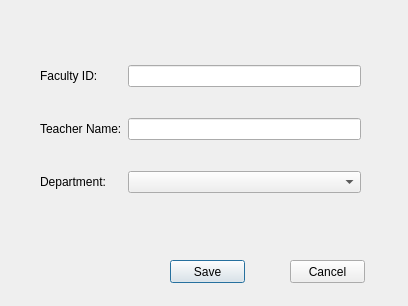
<?xml version="1.0" encoding="UTF-8"?>
<ui version="4.0">
 <class>addTeacherDialog</class>
 <widget class="QDialog" name="addTeacherDialog">
  <property name="geometry">
   <rect>
    <x>0</x>
    <y>0</y>
    <width>408</width>
    <height>306</height>
   </rect>
  </property>
  <property name="windowTitle">
   <string>Add New Teacher</string>
  </property>
  <widget class="QWidget" name="gridLayoutWidget">
   <property name="geometry">
    <rect>
     <x>40</x>
     <y>40</y>
     <width>321</width>
     <height>181</height>
    </rect>
   </property>
   <layout class="QGridLayout" name="gridLayout">
    <item row="0" column="0">
     <widget class="QLabel" name="facultyIdLabel">
      <property name="text">
       <string>Faculty ID:</string>
      </property>
     </widget>
    </item>
    <item row="1" column="0">
     <widget class="QLabel" name="teacherNameLabel">
      <property name="text">
       <string>Teacher Name:</string>
      </property>
     </widget>
    </item>
    <item row="2" column="0">
     <widget class="QLabel" name="departmentLabel">
      <property name="text">
       <string>Department:</string>
      </property>
     </widget>
    </item>
    <item row="0" column="1">
     <widget class="QLineEdit" name="facultyId"/>
    </item>
    <item row="1" column="1">
     <widget class="QLineEdit" name="teacherName"/>
    </item>
    <item row="2" column="1">
     <widget class="QComboBox" name="department"/>
    </item>
   </layout>
  </widget>
  <widget class="QPushButton" name="saveButton">
   <property name="geometry">
    <rect>
     <x>170</x>
     <y>260</y>
     <width>75</width>
     <height>23</height>
    </rect>
   </property>
   <property name="text">
    <string>Save</string>
   </property>
  </widget>
  <widget class="QPushButton" name="cancelButton">
   <property name="geometry">
    <rect>
     <x>290</x>
     <y>260</y>
     <width>75</width>
     <height>23</height>
    </rect>
   </property>
   <property name="text">
    <string>Cancel</string>
   </property>
  </widget>
 </widget>
 <resources/>
 <connections/>
</ui>
